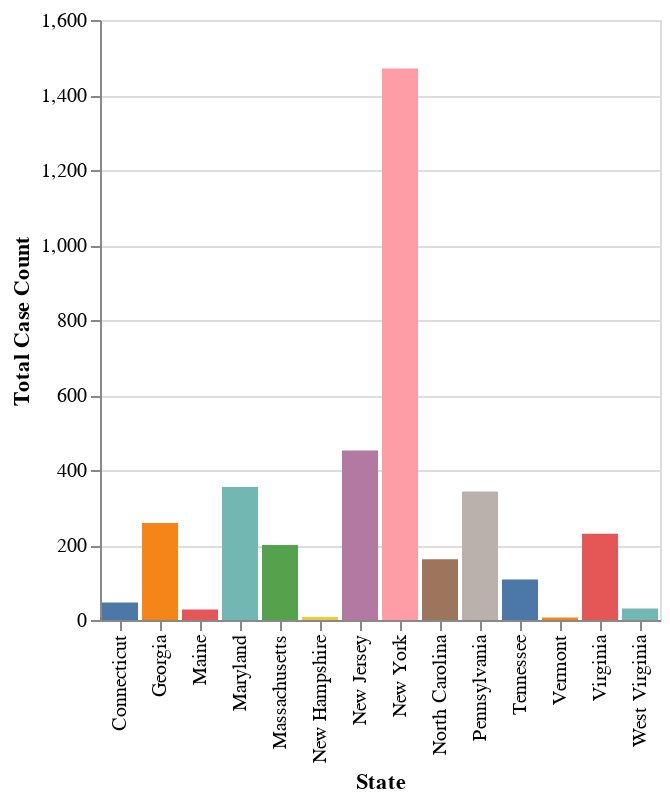

The cell this chart's notebook holds for it:
### Code cell
# Create a selection for the state
state_selection = alt.selection_single(fields=['State'], bind='legend', name="Select State")

# Bar chart showing total cases by state
state_chart = alt.Chart(data).mark_bar().encode(
    alt.X("State"),
    alt.Y("sum(Case Count):Q", title="Total Case Count"),
    color=alt.Color("State:N", legend=None)
).add_selection(
    state_selection
)

state_chart

### Figure 1 — Vega-Lite specification as saved in the notebook (floating-point values rounded to 4 significant figures; data arrays with more than 128 entries replaced by an {"elided": "..."} marker saying what was removed)
{"config": {"view": {"continuousWidth": 300, "continuousHeight": 300}}, "data": {"name": "data-1057ae5e69d0cd7e227396af29c8779d"}, "mark": {"type": "bar"}, "encoding": {"color": {"field": "State", "legend": null, "type": "nominal"}, "x": {"field": "State", "type": "nominal"}, "y": {"aggregate": "sum", "field": "Case Count", "title": "Total Case Count", "type": "quantitative"}}, "params": [{"name": "Select State", "select": {"type": "point", "fields": ["State"]}, "bind": "legend"}], "$schema": "https://vega.github.io/schema/vega-lite/v5.8.0.json", "datasets": {"data-1057ae5e69d0cd7e227396af29c8779d": {"elided": "373 records"}}}
